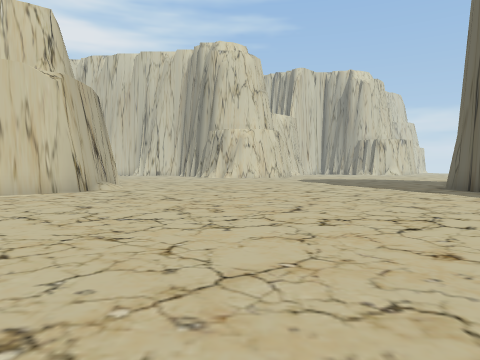
[1] (above)

19 first-person views from a walk through a Unity game level. The camera is 1.2 m above the floor, tilts 2° down and sees 70° across. The floor is counted in squares, 2 m on a side. Each view is taken from the middle of a square. On the plan, view 1 faces up. The plan holds only what a view shows up to about 10 squares ahead; the rest is blank. The place goes on beyond the plan. The player character is not drawn.

[2]
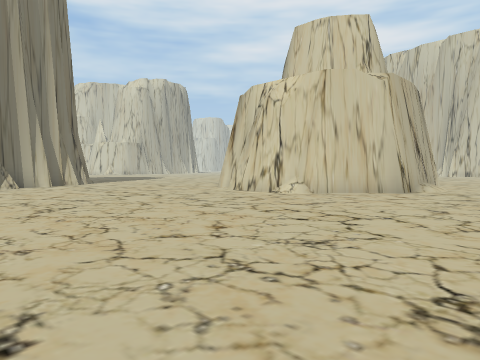

[3]
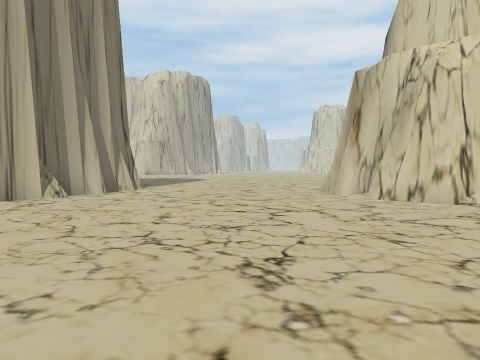

[4]
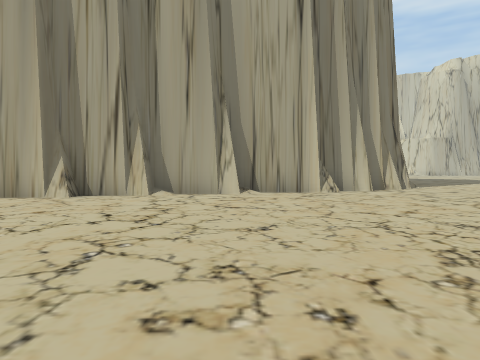

[5]
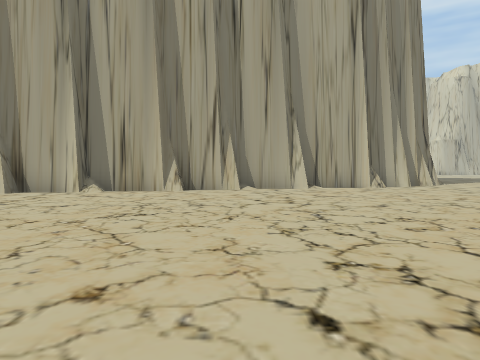

[6]
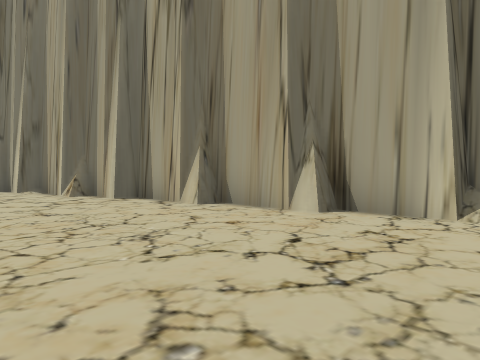

[7]
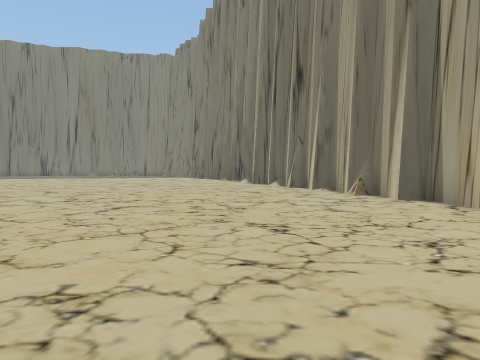

[8]
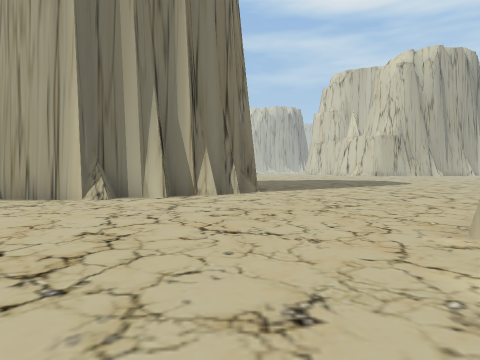

[9]
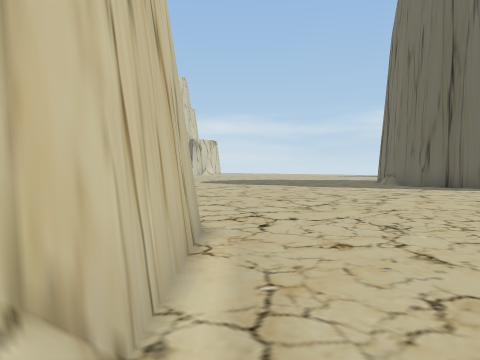

[10]
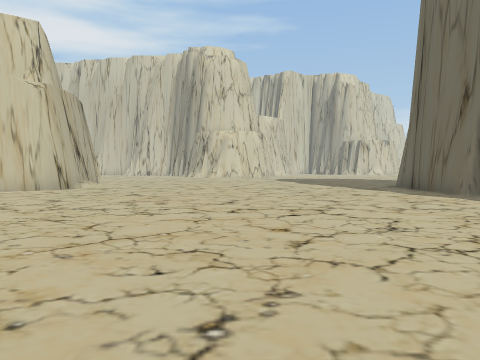

[11]
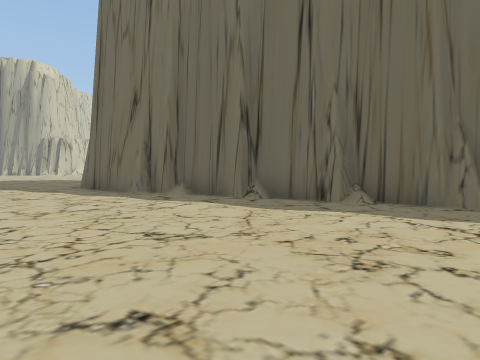

[12]
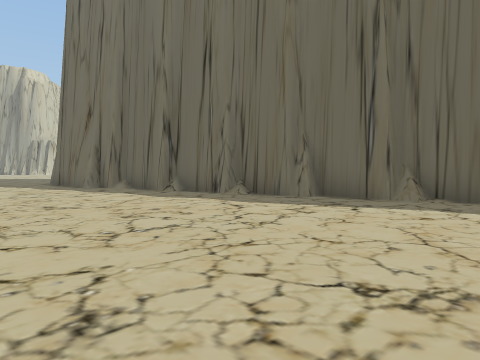

[13]
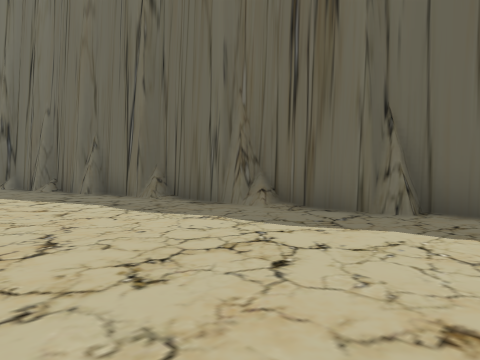

[14]
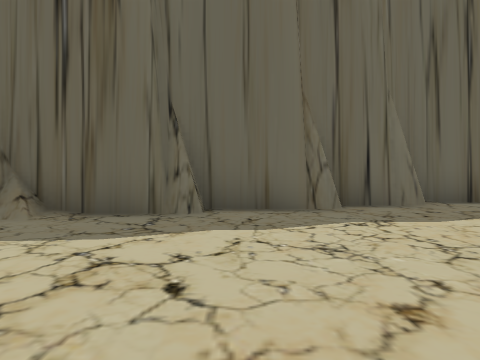

[15]
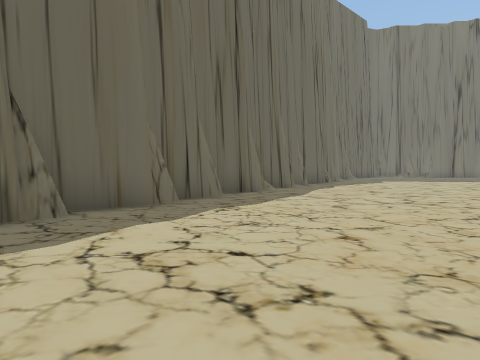

[16]
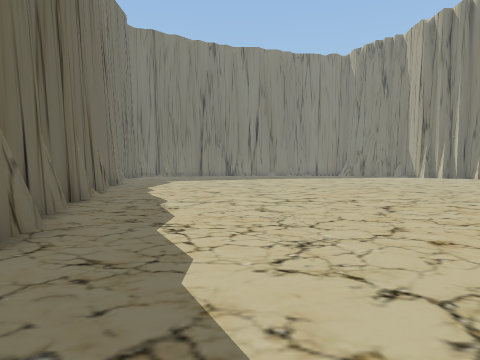

[17]
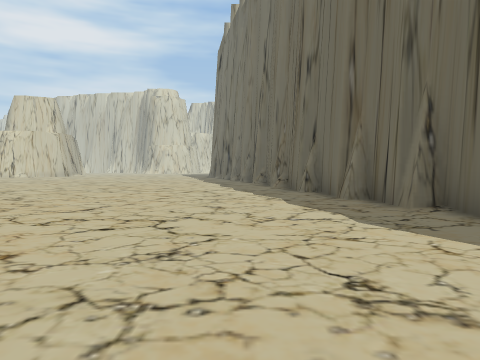

[18]
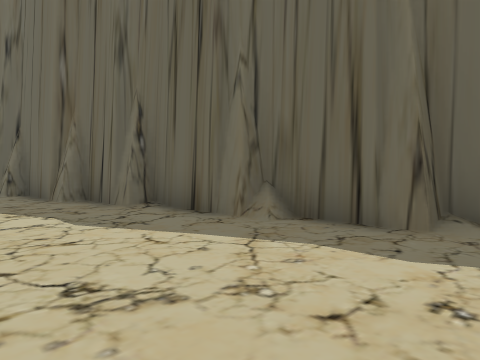

[19]
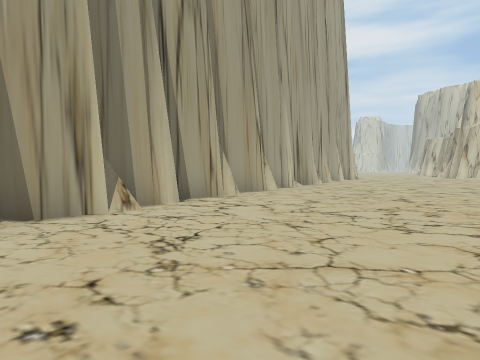

### Floor plan
Points are (right, up) in squares from view 1. A wall is a line through its corners. A room is listed if a view was taken in it or the views show most of it. See-through windows are left out.
Room 1 (views 1, 2, 3, 4, 5, 6, 7, 8, 9, 10, 11, 12, 13, 14, 15, 16, 17, 18, 19)
walls: (8.5, -1.9) (8.5, 0.1) (8, 0.1) (8, 2) (7.5, 2.1) (7.5, 4) (7, 4.1) (7, 6) (6.5, 6.1) (6.5, 6.5); (9, -4.4) (9, -1.5) (8.5, -1.4); (-9.5, -9.6) (-9.5, -11.6) (-9, -11.6) (-9, -12.6) (-8.5, -12.6) (-8.5, -14.5) (-8, -14.6) (-8, -15.5); (-5.4, 7.1) (-6.1, 7) (-6.6, 6.6) (-8.4, 6.6); (9.5, -6.4) (9.5, -4) (9.1, -3.8); (-12, 0) (-12, -2) (-11.5, -2.1) (-11.5, -3.6) (-11, -3.6) (-11, -6) (-10.5, -6.1) (-10.5, -7.6) (-10, -7.6) (-10, -9.6); (-12.7, 0.5) (-12.7, -0.1); (-7.9, 7.1) (-9, 7.1); (6.2, 6.9) (5.9, 7.6); (-9, -12.4) (-9, -13) (-8.4, -13.1); (6.9, 6.6) (6.1, 6.6) (6.1, 10); (-12.5, 2.4) (-12.5, -0.1); (-12.7, 2.4) (-12.7, 1.9); (10.5, -9.1) (10.4, -8.4) (10, -8.4) (10, -6.4); (-13, 2.6) (-13, 2) (-12.4, 2); (10.5, -9.9) (10.5, -8.4); (-4.1, 10.6) (-4.1, 8.5) (-6, 6.6); (-14.1, 5) (-14.1, 4.4) (-13.5, 4.4) (-13.5, 3.5) (-13, 3.5) (-13, 2.4); (-15.1, 5.5) (-15, 4.9); (11.5, -13.9) (11.5, -11.9) (11, -11.8) (11, -9.9)
low walls: (9.5, -4.4) (9, -4.4); (-13, 2.4) (-12.7, 2.4); (-14.7, 5.5) (-14.7, 5)

Positions as (right, up) in squares from view 1, and headings:
1: (0, 0), facing up
2: (-1, 0), facing up-left
3: (-5, 0), facing up-left
4: (-4, 0), facing left
5: (-2, -2), facing left
6: (-6, -5), facing down-left
7: (-6, -5), facing down
8: (-6, 5), facing left
9: (-6, 6), facing up-right
10: (1, -1), facing up
11: (2, -1), facing up-right
12: (2, -4), facing up-right
13: (5, -8), facing up-right
14: (5, -7), facing right
15: (5, -5), facing down-right
16: (8, -5), facing down
17: (8, -15), facing up
18: (8, -15), facing up-right
19: (-4, -15), facing up-left
